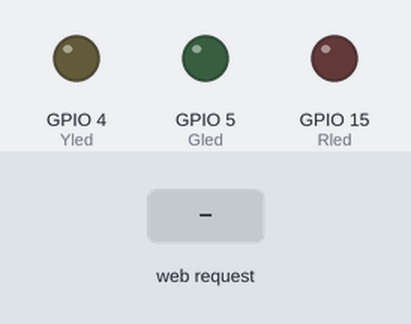
A sketch run on a simulated ESP32. Parts: output pins drawn as LEDs (lit = HIGH). Inputs (shaded band) come from the test bench. WiFi joins after 1.5 s; servers stay silent unless stated; what the sketch prints to the serial monitor is not drawn.

Above: at 3.2 s.
3.3 s: HTTP request GET /?Gled=ON received
At 4.5 s:
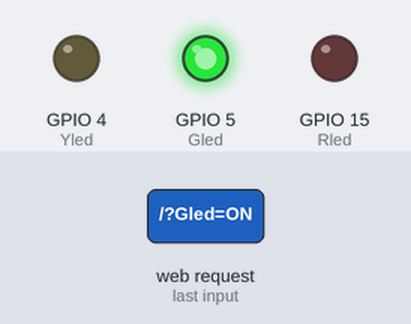
4.8 s: HTTP request GET /?Yled=ON received
At 5.7 s:
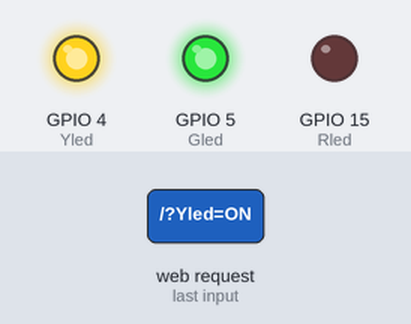
6.3 s: HTTP request GET /?Gled=OFF received
At 6.9 s:
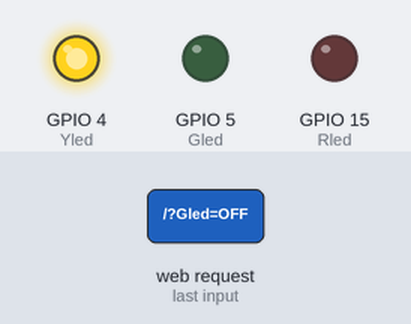
7.8 s: HTTP request GET /?Rled=ON received
At 9.0 s:
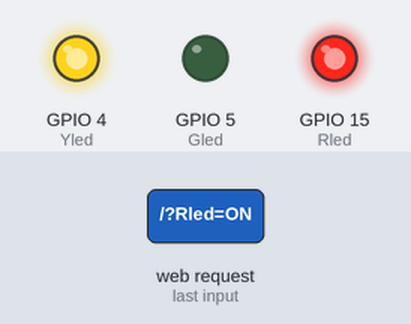
9.3 s: HTTP request GET /?Yled=OFF received
At 10.4 s:
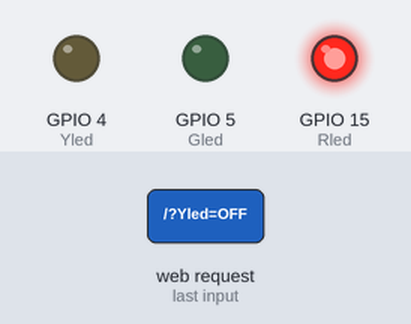
10.8 s: HTTP request GET /?Gled=ON received
At 11.5 s:
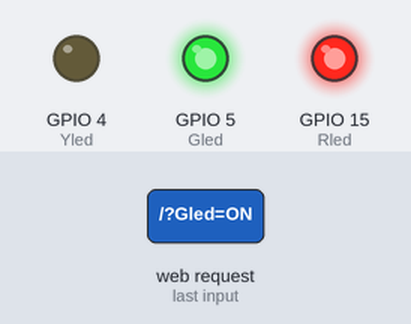
Timing chart, 0 to 13.3 s (numbered marks = the images above; inputs shaded):
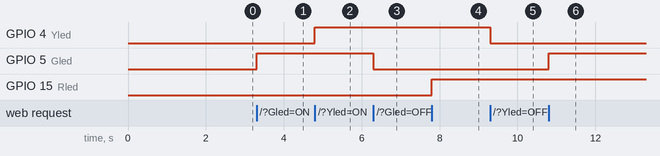

Measured:
- after the input at 3.3 s, GPIO 5 (Gled): LOW → HIGH at once
- after the input at 4.8 s, GPIO 4 (Yled): LOW → HIGH at once
- after the input at 6.3 s, GPIO 5 (Gled): HIGH → LOW at once
- after the input at 7.8 s, GPIO 15 (Rled): LOW → HIGH at once
- after the input at 9.3 s, GPIO 4 (Yled): HIGH → LOW at once
- after the input at 10.8 s, GPIO 5 (Gled): LOW → HIGH at once

The sketch:

12_Web_Sever.ino
```cpp
#include <WiFi.h>
//請修改以下參數--------------------------------------------
char ssid[] = "C220MIS";
char password[] = "misc220c220";

int Gled = 5; //宣告綠色Led在 GPIO 15
int Yled = 4; //宣告黃色Led在 GPIO 2
int Rled = 15; //宣告紅色Led在 GPIO 4
WiFiServer server(80); //宣告伺服器位在80 port

int tryCount = 0;

void setup()
{
  Serial.begin(115200);
  Serial.print("開始連線到無線網路SSID:");
  Serial.println(ssid);
  WiFi.begin(ssid, password);
  //無法連線時esp重開
  while (WiFi.status() != WL_CONNECTED) {
    Serial.println(tryCount);
    if (tryCount++ >= 20)ESP.restart();
    delay(1000);
  }
  Serial.println("連線完成");
  server.begin();
  Serial.print("伺服器已啟動，http://");
  Serial.println(WiFi.localIP());
  pinMode(Gled, OUTPUT);
  pinMode(Yled, OUTPUT);
  pinMode(Rled, OUTPUT);
}

void loop()
{
  //宣告一個連線
  WiFiClient client = server.available();
  if (client) {
    //有人連入時
    Serial.println("使用者連入");
    //-------------網頁的html部份開始--------------
    client.println("HTTP/1.1 200 OK");
    client.println("Content-Type: text/html");
    client.println("");
    client.println("<!DOCTYPE HTML>");
    client.println("<html><head><meta charset='utf-8'></head>");
    client.println("<br>");
    client.println("<h1>ESP32 Web Server</h1>");
    //HTML超連結指令
    client.println("<a href='/Gled=ON'>開啟綠色LED</a><br>"); // a href 超連結
    client.println("<a href='/Gled=OFF'>關閉綠色LED</a><br>");
    client.println("<a href='/Yled=ON'>開啟黃色LED</a><br>");
    client.println("<a href='/Yled=OFF'>關閉黃色LED</a><br>");
    client.println("<a href='/Rled=ON'>開啟紅色LED</a><br>");
    client.println("<a href='/Rled=OFF'>關閉紅色LED</a><br>");

    client.println("</html>");
    //-------------網頁的html部份結束--------------
    //取得使用者輸入的網址
    String request = client.readStringUntil('\r');
    Serial.println(request);
    //判斷超連結指令
    //網址內包含Gled=ON，就開啟綠燈，如果Gled=OFF，關閉綠燈
    //indexOf 用於字串搜尋(比對)，回覆找到位置
    if (request.indexOf("Gled=ON") >= 0) {
      digitalWrite(Gled, HIGH);
    }
    if (request.indexOf("Gled=OFF") >= 0) {
      digitalWrite(Gled, LOW);
    }
    if (request.indexOf("Yled=ON") >= 0) {
      digitalWrite(Yled, HIGH);
    }
    if (request.indexOf("Yled=OFF") >= 0) {
      digitalWrite(Yled, LOW);
    }
    if (request.indexOf("Rled=ON") >= 0) {
      digitalWrite(Rled, HIGH);
    }
    if (request.indexOf("Rled=OFF") >= 0) {
      digitalWrite(Rled, LOW);
    }

    Serial.println("完成");
    client.stop();//停止連線
  }
}
```
